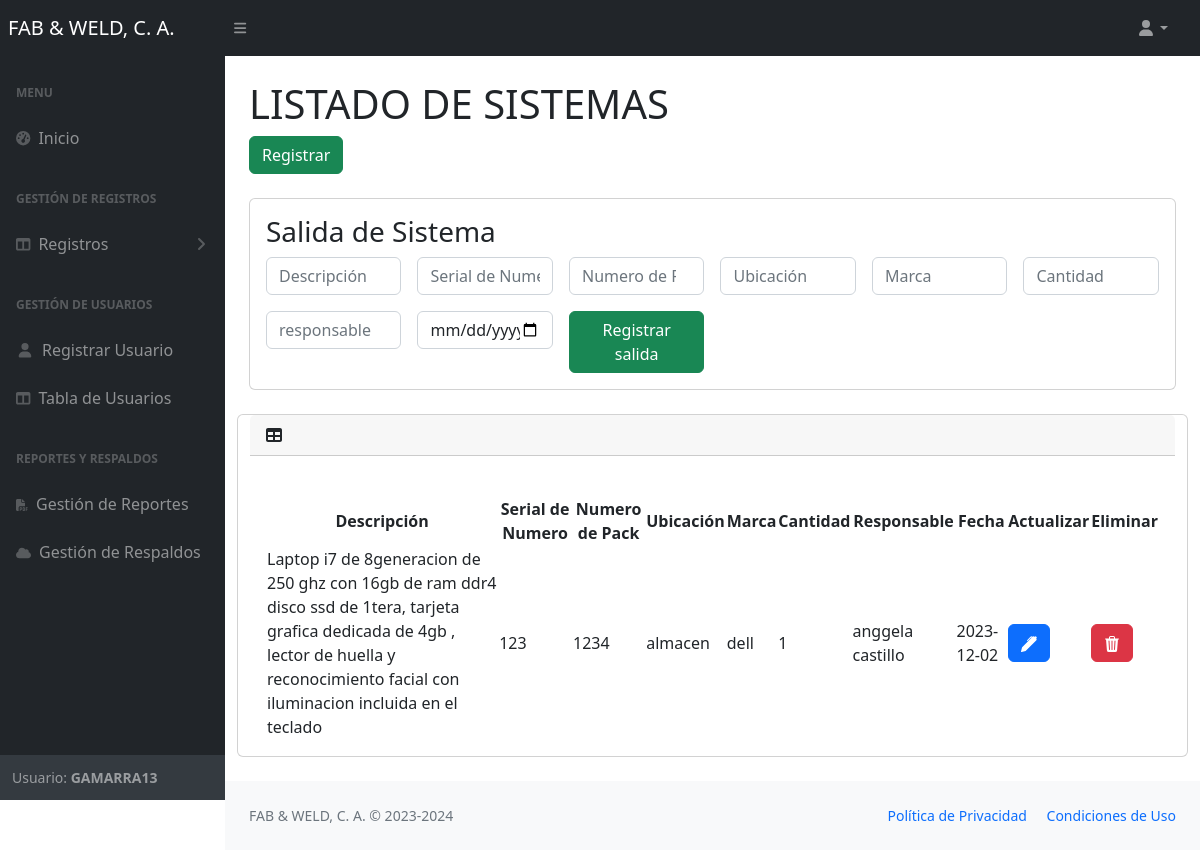
/views/sistemas.php (signed in), run on the app's committed database.
### tables this page shows
CREATE TABLE `users` (
  `id` int NOT NULL,
  `username` varchar(100) DEFAULT NULL,
  `email` varchar(100) NOT NULL,
  `passwordd` varchar(255) DEFAULT NULL,
  `estatus` varchar(50) NOT NULL,
  `role_id` int DEFAULT NULL
);

CREATE TABLE `sistema` (
  `id` int NOT NULL,
  `descripcion` varchar(255) DEFAULT NULL,
  `serial_number` varchar(255) DEFAULT NULL,
  `numero_pack` int DEFAULT NULL,
  `ubicacion` varchar(255) DEFAULT NULL,
  `marca` varchar(255) DEFAULT NULL,
  `cantidad` int DEFAULT NULL,
  `fecha` date DEFAULT NULL,
  `responsable` varchar(255) DEFAULT NULL
);

### views/sistemas.php (the view, shortened to what this page needs)
<?php require'nav.php';?>
         <div id="layoutSidenav_content">
                     <main>
                         <div class="container-fluid px-4">
                             <h1 class="mt-4">LISTADO DE SISTEMAS</h1>
                             <ol class="breadcrumb mb-4">
                              <a href="registrar5.php" class="btn btn-success" >Registrar</a>
                             </ol>
                             <div class="card">
  <div class="card-body">
  <h3>Salida de Sistema</h3>
  <form action="../php/salida_sistemas.php" method="POST">
           <div class="row g-3">
  <div class="col-sm-2">
    <input type="text" class="form-control" placeholder="Descripción" name="descripcion" required>
  </div>
  <div class="col-sm-2">
    <input type="text" class="form-control" placeholder="Serial de Numero" name="serial_number" required>
  </div>
  <div class="col-sm-2">
    <input type="number" class="form-control" placeholder="Numero de Pack" name="numero_pack" required>
  </div>
  <div class="col-sm-2">
    <input type="text" class="form-control" placeholder="Ubicación" name="ubicacion" required>
  </div>
  <div class="col-sm-2">
    <input type="text" class="form-control" placeholder="Marca" name="marca" required>
  </div>
  <div class="col-sm-2">
    <input type="number" class="form-control" placeholder="Cantidad"  min="1"  name="cantidad" required>
  </div>
  <div class="col-sm-2">
    <input type="text" class="form-control" placeholder="responsable" name="responsable" required>
  </div>
  <div class="col-sm-2">
    <input type="date" class="form-control" name="fecha"   required>
  </div>
  <div class="col-sm-2">
  <button class="btn btn-success" type="submit">Registrar salida</button>
  </div>
</div>
</form>
  </div>
</div>
             <br>
                             <div class="row">
                             <div class="card mb-4">
                                 <div class="card-header">
                                     <i class="fas fa-table me-1"></i>
                                 </div>
                                 <div class="card-body">
                                     <table id="datatablesSimple" >
                                     <thead>
                                             <tr>
                                             <th style="text-align: center;">Descripción</th>
                                            <th style="text-align: center;">Serial de Numero</th>
                                            <th style="text-align: center;">Numero de Pack</th>
                                            <th style="text-align: center;">Ubicación</th>
                                            <th style="text-align: center;">Marca</th>
                                            <th style="text-align: center;">Cantidad</th>
                                            <th style="text-align: center;">Responsable</th>
                                            <th style="text-align: center;">Fecha</th>
                                                   <th >Actualizar</th>
                                                 <th >Eliminar</th>
                                             </tr>
                                         </thead>
                                         <tbody >
                                             <?php
                                             require"../php/conexion.php";
     $queto= "SELECT * FROM sistema";
     $result= mysqli_query($conexion, $queto);
     while($fila = mysqli_fetch_array($result)){
         echo "<tr>";
         echo "<td>". $fila['descripcion']. "</td>";
             echo "<td>". $fila['serial_number']. "</td>";
         echo "<td>". $fila['numero_pack']. "</td>";
         echo "<td>". $fila['ubicacion']. "</td>";
         echo "<td>". $fila['marca']. "</td>";
         echo "<td>". $fila['cantidad']. "</td>";
         echo "<td>". $fila['responsable']. "</td>";
         echo "<td>". $fila['fecha']. "</td>";
           echo "<td><a href='actualizar_sistemas.php?id=".$fila['id']."' class='btn btn-primary btn-raised btn-xs'><svg xmlns='http://www.w3.org/2000/svg' width='16' height='16' fill='currentColor' class='bi bi-pen-fill' viewBox='0 0 16 16'>
           <path d='m13.498.795.149-.149a1.207 1.207 0 1 1 1.707 1.708l-.149.148a1.5 1.5 0 0 1-.059 2.059L4.854 14.854a.5.5 0 0 1-.233.131l-4 1a.5.5 0 0 1-.606-.606l1-4a.5.5 0 0 1 .131-.232l9.642-9.642a.5.5 0 0 0-.642.056L6.854 4.854a.5.5 0 1 1-.708-.708L9.44.854A1.5 1.5 0 0 1 11.5.796a1.5 1.5 0 0 1 1.998-.001z'/>
         </svg></a></td>";
           echo "<td><a  class='btn btn-danger btn-raised btn-xs' href='../php/eliminar_sistemas.php?id=".$fila['id']."'>
           <svg xmlns='http://www.w3.org/2000/svg' width='16' height='16' fill='currentColor' class='bi bi-trash3-fill' viewBox='0 0 16 16'>
           <path d='M11 1.5v1h3.5a.5.5 0 0 1 0 1h-.538l-.853 10.66A2 2 0 0 1 11.115 16h-6.23a2 2 0 0 1-1.994-1.84L2.038 3.5H1.5a.5.5 0 0 1 0-1H5v-1A1.5 1.5 0 0 1 6.5 0h3A1.5 1.5 0 0 1 11 1.5Zm-5 0v1h4v-1a.5.5 0 0 0-.5-.5h-3a.5.5 0 0 0-.5.5ZM4.5 5.029l.5 8.5a.5.5 0 1 0 .998-.06l-.5-8.5a.5.5 0 1 0-.998.06Zm6.53-.528a.5.5 0 0 0-.528.47l-.5 8.5a.5.5 0 0 0 .998.058l.5-8.5a.5.5 0 0 0-.47-.528ZM8 4.5a.5.5 0 0 0-.5.5v8.5a.5.5 0 0 0 1 0V5a.5.5 0 0 0-.5-.5Z'/>
         </svg></td>";
         echo "</tr>";
     }
     ?>
               </tbody>
                                     </table>
                                 </div>
                             </div>
                         </div>
                     </main>
         <?php require'footer.php';?>

### views/nav.php (shortened to what this page needs)
<?php
require"../php/conexion.php";
$id = $_SESSION["id"];
$rol1=2;
$estatus='estatus';
$consulta = "SELECT * FROM users WHERE id = '$id'  OR $rol1='role_id' AND $estatus='estatus'";
$result = mysqli_query($conexion, $consulta);
$row= $result->fetch_assoc();
if (mysqli_num_rows($result) == 0) {
    echo"<script>
    alert('Por favor debe de iniciar sesión');
    window.location.href='../index.php';
</script>";
    session_destroy();
      mysqli_close($conexion);
}if (!$result=mysqli_query($conexion, $consulta)) {
	echo("Error description:".mysqli_error($conexion));
}
    ?>
<!DOCTYPE html>
<html lang="en">
    <head>
        <link href="https://cdn.jsdelivr.net/npm/simple-datatables@7.1.2/dist/style.min.css" rel="stylesheet" />
        <link href="../css/styles.css" rel="stylesheet" />
    </head>
    <body class="sb-nav-fixed">
        <nav class="sb-topnav navbar navbar-expand navbar-dark bg-dark">
            <a class="navbar-brand ps-2" href="home.php">FAB & WELD, C. A.</a>
            <button class="btn btn-link btn-sm order-1 order-lg-0 me-4 me-lg-0" id="sidebarToggle" href="#!"><i class="fas fa-bars"></i></button>
            <ul class="navbar-nav ms-auto ms-md-0 me-3 me-lg-4">
                <li class="nav-item dropdown">
                    <a class="nav-link dropdown-toggle" id="navbarDropdown" href="#" role="button" data-bs-toggle="dropdown" aria-expanded="false"><i class="fas fa-user fa-fw"></i></a>
                </li>
            </ul>
        </nav>
        <div id="layoutSidenav">
            <div id="layoutSidenav_nav">
                <nav class="sb-sidenav accordion sb-sidenav-dark" id="sidenavAccordion">
                    <div class="sb-sidenav-menu">
                        <div class="nav">
                            <div class="sb-sidenav-menu-heading">Menu</div>
                            <a class="nav-link" href="home.php">
                                <div class="sb-nav-link-icon"><i class="fas fa-tachometer-alt"></i></div>
                                Inicio
                            </a>
                            <div class="sb-sidenav-menu-heading">Gestión de Registros</div>
                            <a class="nav-link collapsed" href="#" data-bs-toggle="collapse" data-bs-target="#collapseLayouts" aria-expanded="false" aria-controls="collapseLayouts">
                                <div class="sb-nav-link-icon"><i class="fas fa-columns"></i></div>
                                Registros
                                <div class="sb-sidenav-collapse-arrow"><i class="fas fa-angle-down"></i></div>
                            </a>
                            <div class="sb-sidenav-menu-heading">Gestión de Usuarios</div>
                            <a class="nav-link" href="nuevo_user.php">
                                <div class="sb-nav-link-icon"><i class="fas fa-user fa-fw"></i></div>
                               Registrar Usuario
                            </a>
                            <a class="nav-link" href="usuarios.php">
                                <div class="sb-nav-link-icon"><i class="fas fa-columns"></i></div>
                               Tabla de  Usuarios
                            </a>
                            <div class="sb-sidenav-menu-heading">Reportes y Respaldos</div>
                            <a class="nav-link" href="reportes.php">
                                <div class="sb-nav-link-icon"><i class='fas fa-file-pdf' style='font-size:12px'></i></div>
                               Gestión de Reportes
                            </a>
                            <a class="nav-link" href="backups.php">
                                <div class="sb-nav-link-icon"><i class='fas fa-cloud' style='font-size:12px'></i></div>
                              Gestión de Respaldos
                            </a>
                        </div>
                    </div>
                    <div class="sb-sidenav-footer">
                        <div class="small">Usuario: <b style="text-transform: uppercase"><?php echo $row['username'] ?></b></div>
                    </div>
                </nav>
            </div>

### data on the page
users: username "GAMARRA13"
sistema: descripcion "Laptop i7 de 8generacion de 250 ghz con 16gb de ram ddr4 disco ssd de 1tera, tarjeta grafica dedicada de 4gb , lector de huella y reconocimiento facial con iluminacion incluida en el teclado", serial_number "123", numero_pack "1234", ubicacion "almacen", marca "dell", cantidad "1", responsable "anggela castillo", fecha "2023-12-02"
